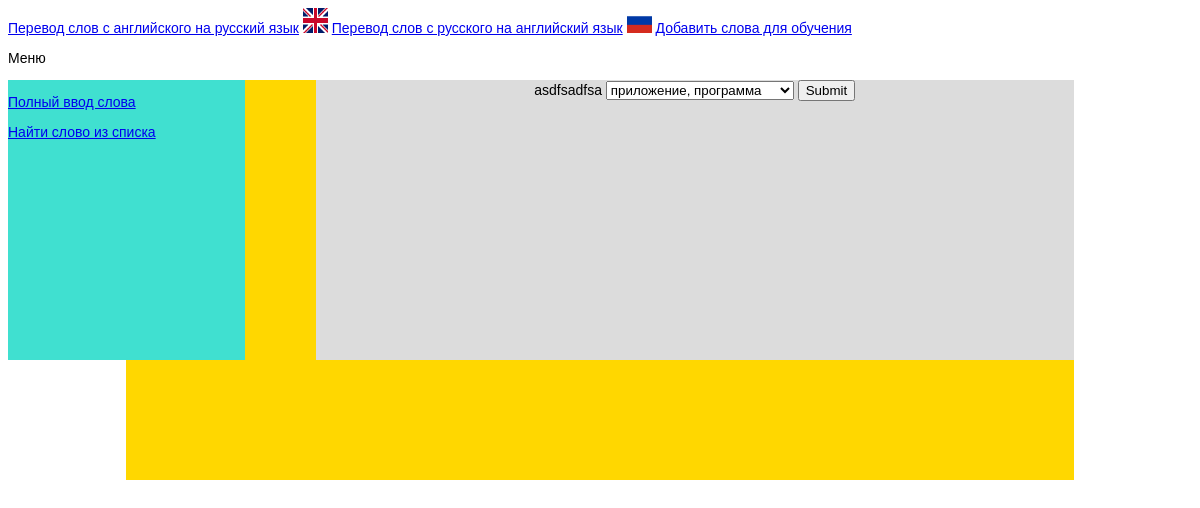
The app's page /lst_english, older data.
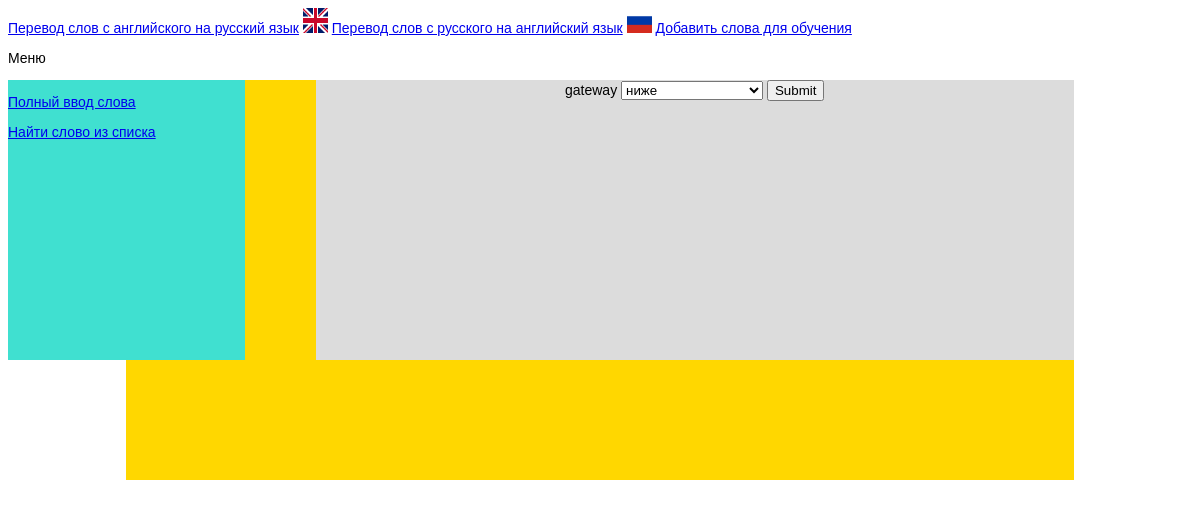
The same page, newer data.
### main.py (models this page shows)
class Dictionary(db.Model):
    id = db.Column(db.Integer, primary_key=True)
    english_word = db.Column(db.String, nullable=False)
    russia_word = db.Column(db.String, nullable=False)

### main.py (the view, shortened to what this page needs)
@app.route("/lst_english",methods=["GET","POST"])
def lst_english():
    lst_id_word = []
    items = Dictionary.query.all()
    for x in items:
        lst_id_word.append(x.id)
    r = choice(lst_id_word)
    q = Dictionary.query.filter_by(id=r).first()
    q_english_word = q.english_word
    q_russia_word = q.russia_word
    rus_word = q.russia_word
    q_russia_word = [q_russia_word]
    for x in range(6):
        q = Dictionary.query.filter_by(id=choice(lst_id_word)).first()
        rus = q.russia_word
        if rus not in q_russia_word:
            q_russia_word.append(rus)
    shuffle(q_russia_word)
    return render_template("lst_input_english.html",menu_english=menu_english,q_english_word=q_english_word,q_russia_word=q_russia_word,rus_word=rus_word)

### templates/lst_input_english.html (shortened to what this page needs)
{% extends 'base.html' %}
{% block sidebar %}
{% for m in menu_english %}
<p><a href="{{m.url}}">{{m.name}}</a></p>
{% endfor %}
{% endblock %}
{% block content %}
<form method="POST">
    <span name="word">{{q_english_word}}</span>
<select name="comp_select">
  {% for x in q_russia_word %}
<option value="{{x}}">{{x}}</option>
{% endfor %}
</select>
    <input type="submit">
</form>
{% endblock %}

Row changes from the older to the newer data that the page shows:
removed Dictionary: english_word "asdfsadfsa"
added Dictionary: english_word "gateway"
Text that changed along with them:
form field comp_select: "приложение, программа" → "ниже"
